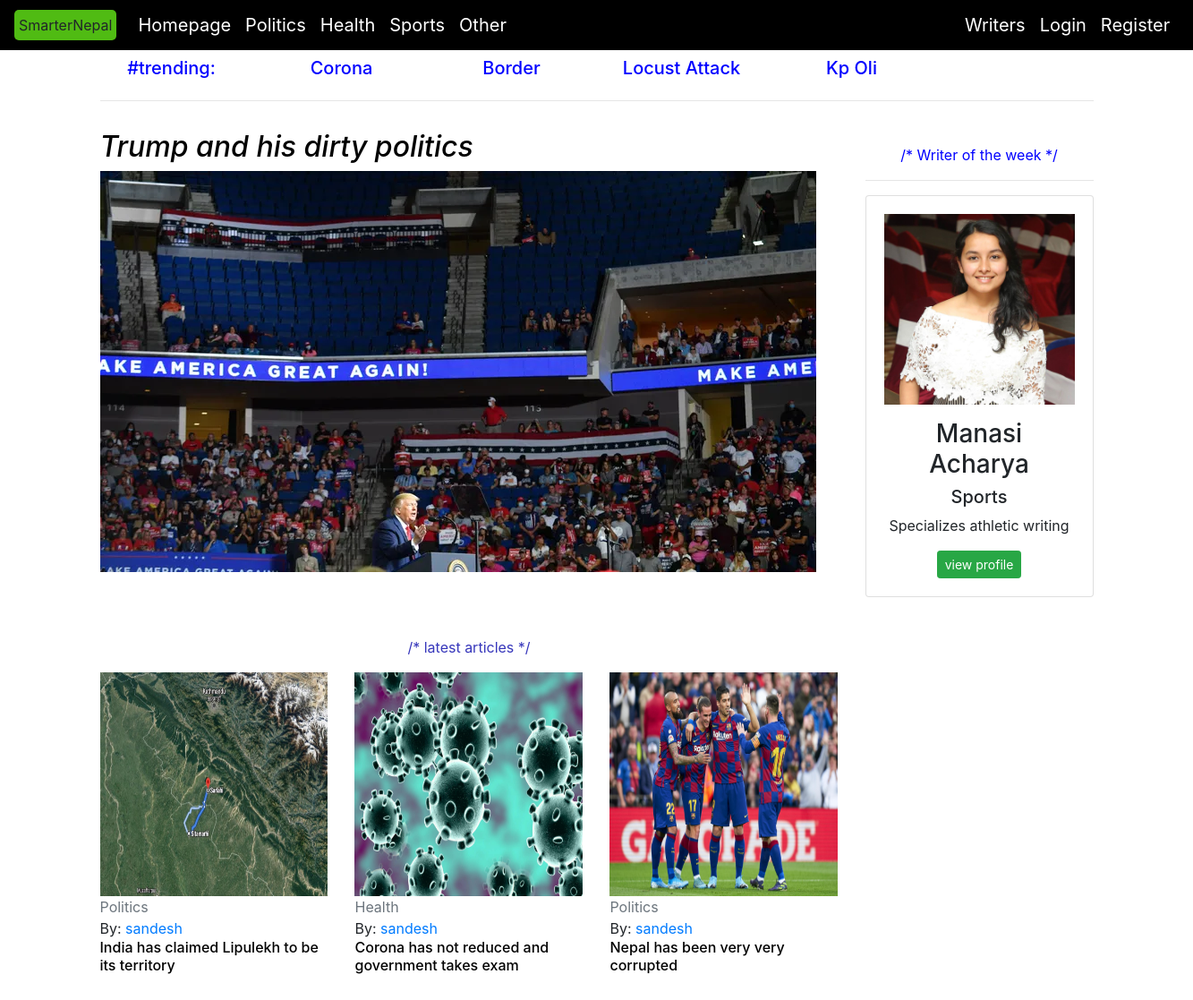
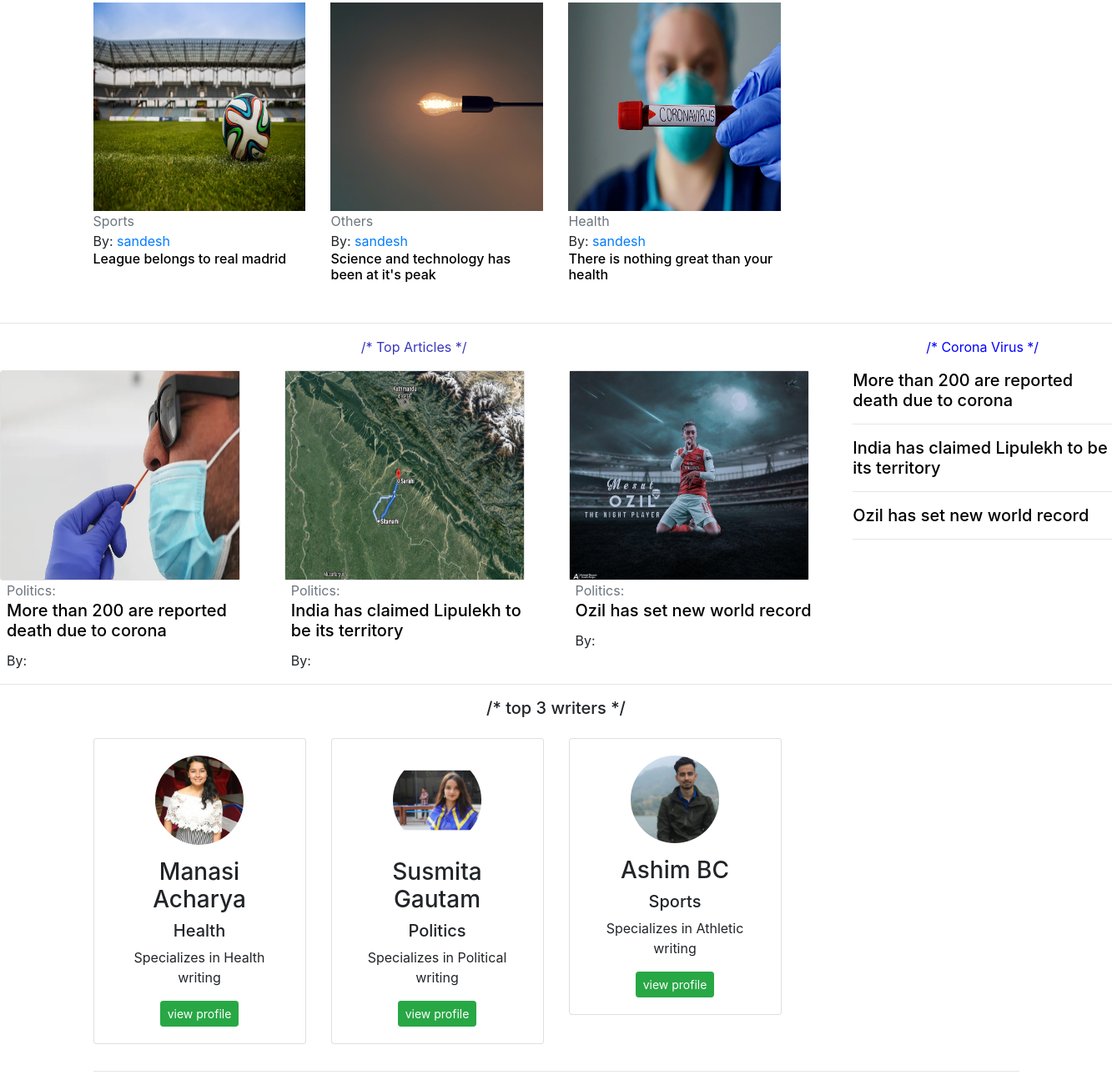
The page / on the database its author committed (2 pictures, top to bottom).
### main_page/models.py (models this page shows, shortened)
class trending_top(models.Model):
    title           = models.ForeignKey(Trending,on_delete = models.CASCADE, null=True)

class body_block(models.Model):
    CATEGORY    = (
        ('Politics', 'Politics'),
        ('Health', 'Health'),
        ('Sports', 'Sports'),
        ('Others', 'Others'),
    )
    title           = models.CharField(max_length=15, null = True, choices=CATEGORY)
    author          = models.ForeignKey(User, on_delete= models.CASCADE, null= True)
    post_title      = models.CharField(max_length=55, null=True)
    paragraph1      = models.TextField(blank=False, null= True)
    date_posted     = models.DateTimeField(auto_now_add=True,auto_now = False,null=True)
    image           = models.ImageField(null = True, upload_to = 'bodyblock_pics')
    paragraph2      = models.TextField(null=True)
    slug            = models.SlugField(null = True, max_length=1000, blank = True)
    hit_count_generic = GenericRelation(HitCount, object_id_field='object_pk')

### trending/models.py (models this page shows)
class Trending(models.Model):
    TOPICS = (
        ('Corona' , 'Corona'),
        ('Border', 'Border'),
        ('Kp Oli', 'Kp Oli'),
        ('Locust Attack', 'Locust Attack'),
    )
    title           = models.CharField(max_length=15, null = True,choices=TOPICS)
    author          = models.ForeignKey(User, on_delete= models.CASCADE, null= True)
    post_title      = models.CharField(max_length=55, null=True)
    paragraph1      = models.TextField(blank=False, null= True)
    date_posted     = models.DateTimeField(auto_now_add=True,auto_now = False,null=True)
    image           = models.ImageField(null = True, upload_to = 'trending_pics')
    paragraph2      = models.TextField(null=True)
    slug            = models.SlugField(null = True, max_length=1000, blank = True)
    hit_count_generic = GenericRelation(HitCount, object_id_field='object_pk')
    def __str__(self):
        return self.title

### politics/models.py (models this page shows, shortened)
class Politics(models.Model):
    TOPICS = (
        ('Politics' , 'Politics'),
    )
    title           = models.CharField(max_length=15, null = True,choices=TOPICS)
    author          = models.ForeignKey(User, on_delete= models.CASCADE, null= True)
    post_title      = models.CharField(max_length=55, null=True)
    paragraph1      = models.TextField(blank=False, null= True)
    date_posted     = models.DateTimeField(auto_now_add=True,auto_now = False,null=True)
    image           = models.ImageField(null = True, upload_to = 'politics_pics')
    paragraph2      = models.TextField(null=True)
    slug            = models.SlugField(null = True, max_length=1000, blank = True)
    hit_count_generic = GenericRelation(HitCount, object_id_field='object_pk')

### Writers/models.py (models this page shows, shortened)
class writers(models.Model):
    TOPICS = (
        ('Politics','Politics'),
        ('Science and Technology', 'Science and Technology'),
        ('Sports','Sports'),
        ('Health', 'Health')
    )
    name            = models.CharField(max_length=20, null= True)
    topics          = models.CharField(max_length=30,null= True,choices=TOPICS)
    image           = models.ImageField(null = True , upload_to = 'writers')
    soeciality      = models.CharField(null=True,max_length=20)
    slug            = models.SlugField(max_length=100, null=True,blank=True)
    hit_count_generic = GenericRelation(HitCount, object_id_field='object_pk')

### main_page/views.py (the view)
def homepage(request):
    title           = trending_top.objects.first()
    second          = trending_top.objects.get(id=2)
    third           = trending_top.objects.get(id=3)
    fourth          = trending_top.objects.get(id=4)
    homepage_body   = body_block.objects.first()
    top_6           = body_block.objects.all()[1:7]
    politics        = Politics.objects.all()[:3]
    w_top3         = writers.objects.all()[1:4]
    context         = {'title':title, 'second':second, 'third':third,'fourth':fourth,'top_6':homepage_body,'top':top_6,'top_3':politics,'writers':w_top3}
    return render (request, 'main_page/homepage.html',context)

### main_page/templates/main_page/homepage.html
{% extends 'main_page/base.html' %}
{% load static %}
{% block trending %}
<div class="container text-center">
    <div class="row mt-2">
        <div class="col-md-2  ">
        <a href="{% url 'trending_page'  %}">  <h5  style="color:blue">#trending:</h5> </a>
        </div>
        <div class="col-md-2  ">
        <a href="{% url 'trending_top1'  %}">   <h5  style="color:blue">{{title.title}}</h5> </a>
        </div>
        <div class="col-md-2  ">
            <a href="{% url 'trending_top2'  %}">   <h5  style="color:blue">{{second.title}}</h5> </a>
        </div>
        <div class="col-md-2  ">
                <a href="{% url 'trending_top3' %}">   <h5  style="color:blue">{{third.title}}</h5> </a>
        </div>
        <div class="col-md-2  ">
            <a href="{% url 'trending_top4'  %}">   <h5  style="color:blue">{{fourth.title}}</h5> </a>
        </div>
    </div><hr>
</div>
{% endblock %}
{% block bodyblock %}
<div class="container">
    <div class="row">
        <div class="col-md-9 mt-3">
            <h2><em> <a href= "{% url 'homepage_body' top_6.slug  %}" style="color: black;">{{top_6.post_title}} </a>   </em></h2>
            <img src="{{top_6.image.url}}" class="img img-fluid">
            <br><br><br><br>
           <h7> <p style="color: rgb(55, 55, 187); text-align: center;" >/* latest articles */</p></h7>
            <div class="row">
                {% for objects in top %}
                <div class="col-md-4 mb-4 col-sm-6">
                            <img src="{{objects.image.url}}" class=" img-fluid text-center" style="height: 250px; width: 500px;"> <br>
                            <span class="text-muted "> {{objects.title}}  </span> <br>
                            <span class="mt-0 mb-0"> By: <a href = ""> {{objects.author}} </a>  </span>
                           <a href = "{% url 'homepage_body' objects.slug %}" style="color:black;"><h6> {{objects.post_title}} </h6></a>
                </div>
                {% endfor %}
            </div>
        </div>
        <div class="col-md-3 mt-4 " style="float: right;">
            {% include 'main_page/writer_of_week.html' %}
           </div>
    </div>
</div>
<hr>
<div class="fluid-container">
    <div class="row">
        <div class="col-md-9">
            <h7> <p style="color: rgb(55, 55, 187); text-align: center;" >/* Top Articles  */</p></h7>
            <div class="row">
            {% for objects in top_3 %}
            <div class="col-md-4">
                <div class="card " style="width: 18rem;">
                     <img src=" {{objects.image.url}}" class="img-fluid" style="height: 250px; width: 500px;"> </a>
                 </div>
                 <span class="text-muted ml-2" > {{objects.title}}:</span>
                 <a href="#" style="color: black; text-decoration: none;">
                 <a href="{% url 'politics_detail' objects.slug %}" style="text-decoration: none; color: black;">    <h5 class="card-title  pl-2">  {{objects.post_title}} </h5>
                 </a>
                 <p class="card-text pl-2">By:<a href="#" style = "text-decoration: none;">  {{user.username}} </a></p>
             </div>
            {% endfor %}
          </div>
        </div>
        <div class="col-md-3">
            <h7> <p style="color: blue; text-align: center;" >/* Corona Virus */</p></h7>
            {% for objects in top_3 %}
             <h5>
                <a href="{% url 'politics_detail' objects.slug %}" style="color: rgb(0, 0, 0);">{{objects.post_title}}</a>
            </h5> <hr>
            {% endfor %}
        </div>
    </div>
</div><hr>
<div class="container text-center">
    <h5 class="mb-4"> /* top 3 writers */ </h5>
    <div class="row">
        {% for objects in writers %}
        <div class="col-lg-3 col-md-6  mb-3 ">
            <div class="card">
                <div class="card-body">
                    <img src=" {{objects.image.url}} " alt="" class="img-fluid rounded-circle w-50 mb-3">
                    <h3> {{objects.name}} </h3>
                    <h5> {{objects.topics}}  </h5>
                    <p> Specializes in {{objects.soeciality}} writing </p>
                 <a href="{% url 'writer' objects.slug %}"> <button class="btn btn-sm btn-success">view profile</button></a>
                </div>
            </div>
        </div>
        {% endfor %}
</div> <hr>
{% endblock %}

### main_page/templates/main_page/base.html (shortened to what this page needs)
{% load static %}
<!DOCTYPE html>
<html lang="en">
<head>
    <link href="https://stackpath.bootstrapcdn.com/bootstrap/4.5.0/css/bootstrap.min.css" rel="stylesheet">
    <link rel="stylesheet" href="https://stackpath.bootstrapcdn.com/font-awesome/4.7.0/css/font-awesome.min.css">
    <link rel = 'stylesheet' type="text/css" href="{% static '/css/nav.css' %}">
<body>
{% include 'main_page/navbar.html' %}
{% block trending  %}
{% endblock %}
{% block bodyblock %}
{% endblock %}
</body>
</html>

### main_page/templates/main_page/navbar.html (shortened to what this page needs)
{% load static %}
  <nav class="navbar navbar-expand-lg navbar-dark sticky-top dd " style="background-color: black;">
    <a class="text" style="padding: 5px;" id="smart" >SmarterNepal </a>
      <a class="navbar-brand pl-4" href=" {% url 'homepage' %} ">Homepage </a>
        <div class="collapse navbar-collapse" id="navbarNav">
          <ul class="navbar-nav">
            <li class="nav-item active">
              <a class="navbar-brand" href="{% url 'politic' %}"> Politics </a>
            </li>
            <li class="nav-item">
              <a class="navbar-brand" href=" {% url 'health' %} ">Health</a>
            </li>
            <li class="nav-item">
                <a class="navbar-brand" href=" {% url 'sports' %} ">Sports</a>
            </li>
            <li class="nav-item">
                <a class="navbar-brand" href=" {% url 'others' %}  ">Other</a>
              </li>
            {% if user.is_authenticated  %}
          </li>
          <li class="nav-item">
            <a class="navbar-brand" style="margin-left: 530px;"></a>
          </li>
          <li class="nav-item">
            <a class="navbar-brand "  href="{% url 'writers' %}">Writers</a>
          </li>
            <li class="nav-item">
            <a class="navbar-brand "  href="" >
              <img src="{{user.profile.image.url}}" alt="" class="img-fluid  rounded-circle " style="width: 24px; height: 24px;">
              {{user.username|capfirst}}
            </a>
            </li>
            <li class="nav-item">
              <a class="navbar-brand "  href="#">Logout</a>
            </li>
            {% else %}
            <li class="nav-item">
            </li>
            <li class="nav-item">
              <a class="navbar-brand " style="float: left;" href=" ">Writers</a>
            </li>
              <li class="nav-item">
                <a class="navbar-brand " style="float: left;"  href=" ">Login</a>
              </li>
              <li class="nav-item">
                <a class="navbar-brand" style="float: left;" href=" ">Register</a>
              </li>
              {% endif %}
          </ul>
        </div>
      </nav>

### main_page/templates/main_page/writer_of_week.html
{% load static %}
<div class="container.my-2 py-2 text-center">
    <p  style="color:blue;text-align: center; ">/* Writer of the week */</p> <hr>
    <div class="card">
        <div class="card-body">
            <img src="{% static '/images/khusi.jpg' %}" alt="" class="img-fluid mb-3" >
            <h3>Manasi Acharya</h3>
            <h5>Sports </h5>
            <p>Specializes athletic writing </p>
   <a href="{% url 'writer_of_week' %}"> <button class="btn btn-sm btn-success">view profile</button> </a>
        </div>
    </div>
</div>

### static/css/nav.css (style rules this page uses)
#smart { background-color: rgb(80, 187, 19); border-collapse: collapse; border-radius: 5px; }

### rows shown on the page
trending_top: title "Corona"
trending_top: title "Border"
trending_top: title "Locust Attack"
trending_top: title "Kp Oli"
body_block: post_title "Trump and his dirty politics", image (picture)
body_block: image (picture), title "Politics", author "sandesh", post_title "India has claimed Lipulekh to be its territory"
body_block: image (picture), title "Health", author "sandesh", post_title "Corona has not reduced and government takes exam"
body_block: image (picture), title "Politics", author "sandesh", post_title "Nepal has been very very corrupted"
body_block: image (picture), title "Sports", author "sandesh", post_title "League belongs to real madrid"
body_block: image (picture), title "Others", author "sandesh", post_title "Science and technology has been at it's peak"
body_block: image (picture), title "Health", author "sandesh", post_title "There is nothing great than your health"
Politics: image (picture), title "Politics", post_title "More than 200 are reported death due to corona"
Politics: image (picture), title "Politics", post_title "India has claimed Lipulekh to be its territory"
Politics: image (picture), title "Politics", post_title "Ozil has set new world record"
writers: image (picture), name "Manasi Acharya", topics "Health", soeciality "Health"
writers: image (picture), name "Susmita Gautam", topics "Politics", soeciality "Political"
writers: image (picture), name "Ashim BC", topics "Sports", soeciality "Athletic"
